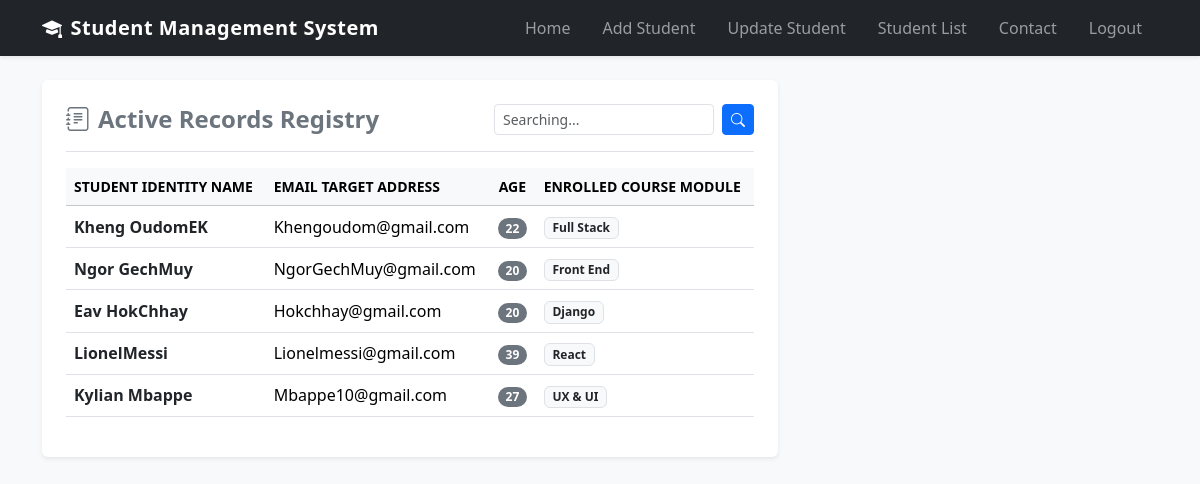
The app's page /students/ (signed in) with its own data.
### students/models.py (models this page shows)
class Student(models.Model):
    name = models.CharField(max_length=30)
    email = models.EmailField(max_length=30)
    age = models.IntegerField()
    course = models.CharField(max_length=30)

### students/views.py (the view)
# urls.py: path('students/', views.student_list, name='student_list'),
@login_required
def student_list(request):
    query = request.GET.get('q')
    if query:
        students = Student.objects.filter(name__icontains=query)
    else:
        students = Student.objects.all()
    context = {
        'students': students,
        'query': query,
        'total_students': Student.objects.count()
    }
    return render(request, 'student_list.html', context)

### students/templates/student_list.html (shortened to what this page needs)
{% extends 'base.html' %} {% block title %}Manage Database Records{% endblock %}
{% block content %}
<div class="row g-4">
  <div class="col-lg-8">
    <div class="card shadow-sm border-0 p-4">
      <div
        class="d-flex flex-column flex-sm-row justify-content-between align-items-sm-center border-bottom pb-3 mb-3 gap-2"
      >
        <h4 class="text-secondary fw-bold mb-0">
          <i class="bi bi-journal-text me-2"></i>Active Records Registry
        </h4>
        <form
          method="get"
          action="{% url 'student_list' %}"
          class="d-flex gap-2 align-items-center"
        >
          <input
            type="text"
            name="q"
            class="form-control form-control-sm"
            placeholder="Searching..."
            value="{{ query|default:'' }}"
          />
          <button type="submit" class="btn btn-primary btn-sm">
            <i class="bi bi-search"></i>
          </button>
        </form>
      </div>
      {% if students %}
      <div class="table-responsive">
        <table class="table table-hover align-middle">
          <thead class="table-light text-muted small text-uppercase">
            <tr>
              <th>Student Identity Name</th>
              <th>Email Target Address</th>
              <th class="text-center">Age</th>
              <th>Enrolled Course Module</th>
            </tr>
          </thead>
          <tbody>
            {% for item in students %}
            <tr>
              <td class="fw-bold text-dark">{{ item.name }}</td>
              <td>{{ item.email }}</td>
              <td class="text-center">
                <span class="badge bg-secondary rounded-pill"
                  >{{ item.age }}</span
                >
              </td>
              <td>
                <span class="badge bg-light text-dark border"
                  >{{ item.course }}</span
                >
              </td>
            </tr>
            {% endfor %}
          </tbody>
        </table>
      </div>
      {% else %}
      <div class="alert alert-warning text-center py-4 my-3">
        <i class="bi bi-exclamation-triangle-fill display-6 mb-2 d-block"></i>
        No match entries currently match database selection parameters.
      </div>
      {% endif %}
    </div>
  </div>
</div>
{% endblock %}

### students/templates/base.html (shortened to what this page needs)
<!doctype html>
<html lang="en">
  <head>
    <link
      href="https://cdn.jsdelivr.net/npm/bootstrap@5.3.3/dist/css/bootstrap.min.css"
      rel="stylesheet"
    />
    <link
      rel="stylesheet"
      href="https://cdn.jsdelivr.net/npm/bootstrap-icons@1.11.3/font/bootstrap-icons.min.css"
    />
  </head>
  <body>
    <nav class="navbar navbar-expand-lg navbar-dark bg-dark shadow-sm mb-4">
      <div class="container">
        <a class="navbar-brand" href="{% url 'home' %}"
          ><i class="bi bi-mortarboard-fill me-2"></i>Student Management
          System</a
        >
        <div class="collapse navbar-collapse" id="navbarNav">
          <ul class="navbar-nav ms-auto">
            <li class="nav-item">
              <a class="nav-link" href="{% url 'home' %}">Home</a>
            </li>
            {% if user.is_staff %}
            <li class="nav-item">
              <a class="nav-link" href="{% url 'add_student' %}">Add Student</a>
            </li>
            <li class="nav-item">
              <a class="nav-link" href="{% url 'edit_student' %}"
                >Update Student</a
              >
            </li>
            {% endif %}
            <li class="nav-item">
              <a class="nav-link" href="{% url 'student_list' %}"
                >Student List</a
              >
            </li>
            <li class="nav-item">
              <a class="nav-link" href="{% url 'contact' %}">Contact</a>
            </li>
            {% if user.is_authenticated %}
            <li class="nav-item">
              <a class="nav-link" href="{% url 'logout' %}">Logout</a>
            </li>
            {% else %}
            <li class="nav-item">
              <a class="nav-link" href="{% url 'login' %}">Login</a>
            </li>
            {% endif %}
          </ul>
        </div>
      </div>
    </nav>
    <main class="container">{% block content %} {% endblock %}</main>
  </body>
</html>

### students/templates/base.html (style rules this page uses)
body { background-color: #f8f9fa; }
.navbar-brand { font-weight: 700; letter-spacing: 0.5px; }
.navbar-nav .nav-link { transition: all 0.2s ease; border-radius: 6px; padding: 8px 16px !important; }

### records on screen
Student: name "Kheng OudomEK", email "Khengoudom@gmail.com", age "22", course "Full Stack"
Student: name "Ngor GechMuy", email "NgorGechMuy@gmail.com", age "20", course "Front End"
Student: name "Eav HokChhay", email "Hokchhay@gmail.com", age "20", course "Django"
Student: name "LionelMessi", email "Lionelmessi@gmail.com", age "39", course "React"
Student: name "Kylian Mbappe", email "Mbappe10@gmail.com", age "27", course "UX & UI"
